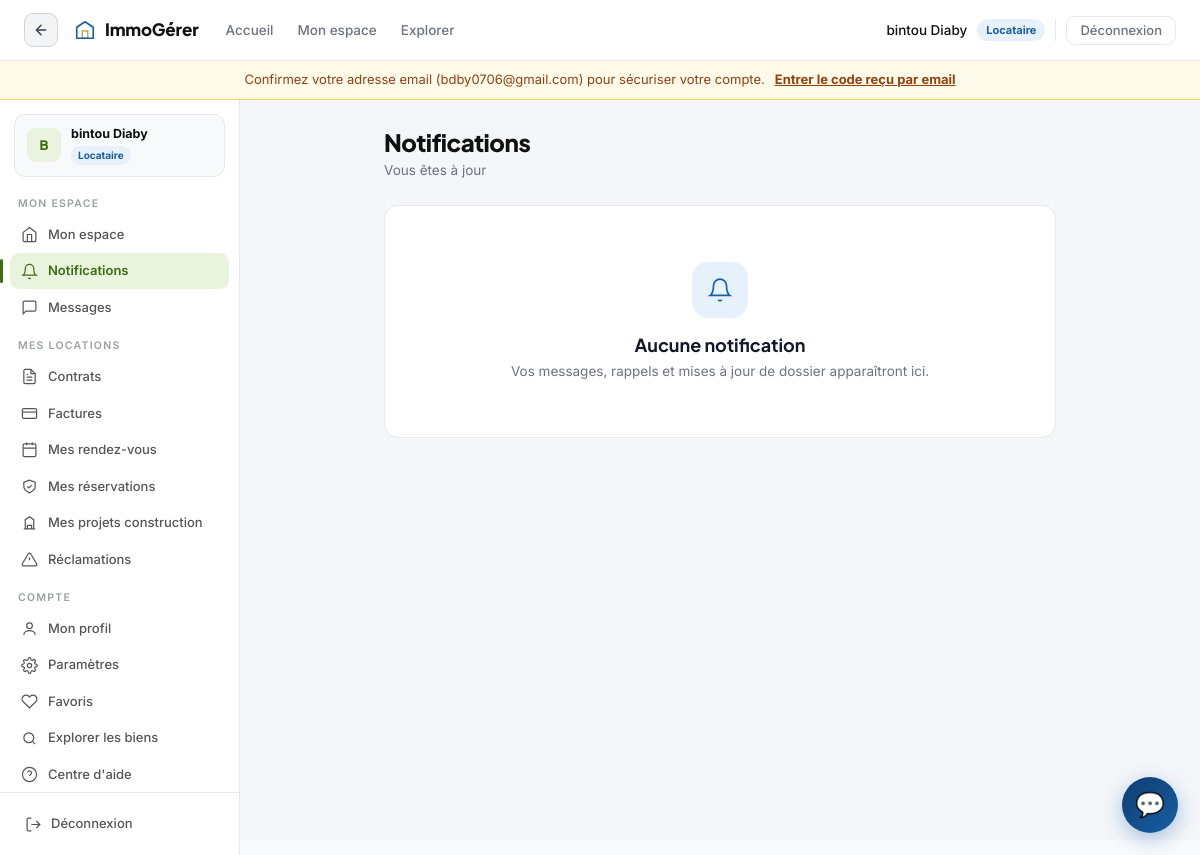
The app's page /mes-notifications/ (signed in), older data.
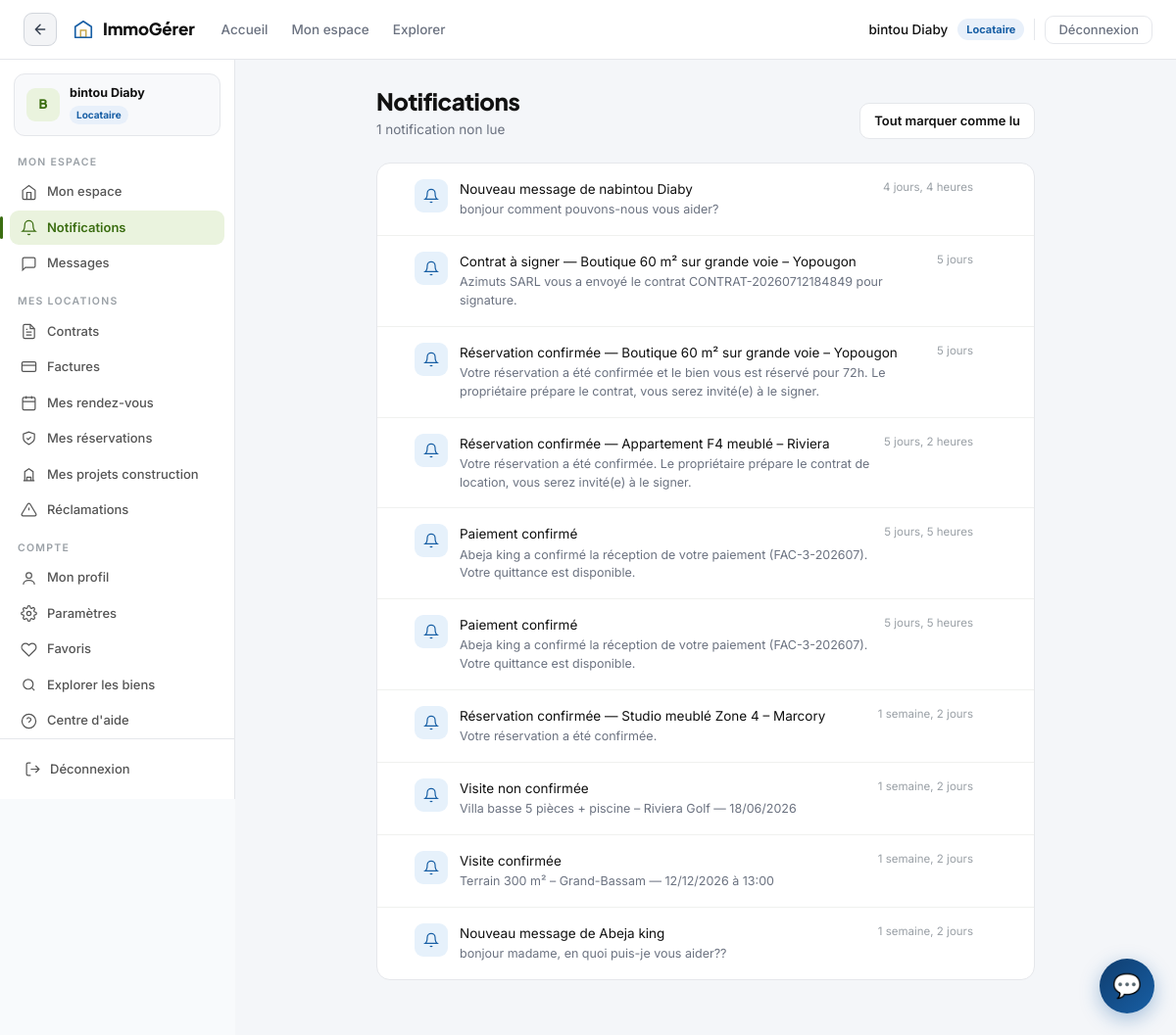
The same page, newer data.
### utilisateurs/models.py (models this page shows, shortened)
class Utilisateur(AbstractUser):
    class Role(models.TextChoices):
        PROPRIETAIRE = 'proprietaire', 'Propriétaire'
        GESTIONNAIRE = 'gestionnaire', 'Gestionnaire'
        LOCATAIRE = 'locataire', 'Locataire'
        ADMIN = 'admin', 'Administrateur'
    role = models.CharField(
        max_length=20,
        choices=Role.choices,
        default=Role.LOCATAIRE
    )
    company = models.ForeignKey(
        'Company',
        on_delete=models.SET_NULL,
        null=True,
        blank=True,
        related_name='users'
    )
    telephone = models.CharField(max_length=20, blank=True, null=True)
    adresse = models.CharField(max_length=255, blank=True, null=True)
    ville = models.CharField(max_length=100, blank=True, null=True)
    code_postal = models.CharField(max_length=10, blank=True, null=True)
    photo_profil = models.ImageField(
        upload_to='profils/',
        blank=True,
        null=True
    )
    bio = models.TextField(blank=True, null=True)
    documents_verifies = models.BooleanField(default=False)
    email_verifie = models.BooleanField(default=False)
    otp_code = models.CharField(max_length=6, blank=True, default='')
    otp_expire_le = models.DateTimeField(null=True, blank=True)
    afficher_telephone = models.BooleanField(default=True)
    afficher_email = models.BooleanField(default=False)
    accepte_appels = models.BooleanField(default=True)
    dashboard_preferences = models.JSONField(default=dict, blank=True)
    date_creation = models.DateTimeField(auto_now_add=True)
    date_modification = models.DateTimeField(auto_now=True)
    class Meta:
        verbose_name = 'Utilisateur'
        verbose_name_plural = 'Utilisateurs'
        ordering = ['-date_creation']

### dashboard/models.py (models this page shows, shortened)
class Notification(models.Model):
    class Type(models.TextChoices):
        MESSAGE = 'message', 'Nouveau message'
        VISITE = 'visite', 'Visite'
        RESERVATION = 'reservation', 'Réservation'
        DEVIS = 'devis', 'Devis'
        RECLAMATION = 'reclamation', 'Réclamation'
        PAIEMENT = 'paiement', 'Paiement'
        CONTRAT = 'contrat', 'Contrat'
        MISE_EN_DEMEURE = 'mise_en_demeure', 'Mise en demeure'
        SYSTEME = 'systeme', 'Système'
    destinataire = models.ForeignKey(
        Utilisateur, on_delete=models.CASCADE, related_name='notifications_recues'
    )
    expediteur = models.ForeignKey(
        Utilisateur, on_delete=models.SET_NULL, null=True, blank=True,
        related_name='notifications_envoyees'
    )
    type_notification = models.CharField(max_length=20, choices=Type.choices)
    titre = models.CharField(max_length=255)
    message = models.TextField(blank=True, default='')
    lien = models.CharField(max_length=255, blank=True, default='')
    lue = models.BooleanField(default=False)
    date_creation = models.DateTimeField(auto_now_add=True)
    class Meta:
        verbose_name = 'Notification'
        verbose_name_plural = 'Notifications'
        ordering = ['-date_creation']
        indexes = [
            models.Index(fields=['destinataire', 'lue']),
        ]

### dashboard/views.py (the view)
# urls.py: path('mes-notifications/', dashboard_views.notifications_locataire_view, name='mes_notifications_locataire'),
@login_required
def notifications_locataire_view(request):
    from django.shortcuts import redirect
    from .models import Notification
    from .services import NotificationService
    user = request.user
    if user.role != Utilisateur.Role.LOCATAIRE:
        return redirect('dashboard_notifications')
    notifications = list(
        Notification.objects.filter(destinataire=user).select_related('expediteur').order_by('-date_creation')[:100]
    )
    nb_non_lues = NotificationService.unread_count(user)
    return render(request, 'notifications_locataire.html', {
        'notifications': notifications,
        'nb_non_lues': nb_non_lues,
    })

### dashboard/services.py (called while the page is built)
    @staticmethod
    def unread_count(user):
        from construction.models import NotificationConstruction
        return (
            Notification.objects.filter(destinataire=user, lue=False).count()
            + NotificationConstruction.objects.filter(destinataire=user, lue=False).count()
        )

### templates/notifications_locataire.html (shortened to what this page needs)
{% extends "base.html" %}
{% block body %}
<div class="me-page">
  <div class="me-wrap">
    <div class="me-greeting">
      <div>
        <h1>Notifications</h1>
        <p>{% if nb_non_lues %}{{ nb_non_lues }} notification{{ nb_non_lues|pluralize }} non lue{{ nb_non_lues|pluralize }}{% else %}Vous êtes à jour{% endif %}</p>
      </div>
      {% if nb_non_lues %}
      <form method="post" action="{% url 'notifications_marquer_toutes_lues' %}">
        <button type="submit" class="ig-btn-full">Tout marquer comme lu</button>
      </form>
      {% endif %}
    </div>
    {% if notifications %}
    <div class="me-card">
      {% for n in notifications %}
      <div class="nitem {% if not n.lue %}non-lue{% endif %}">
        <a class="nitem-link" href="/dashboard/notifications/lire/{{ n.id }}/?next={{ n.lien|default:'/mes-notifications/' }}">
          <span class="ic"><svg viewBox="0 0 24 24"><path d="M18 8a6 6 0 1 0-12 0c0 7-3 9-3 9h18s-3-2-3-9M13.7 21a2 2 0 0 1-3.4 0"/></svg></span>
          <div class="body">
            <div class="t">{{ n.titre }}</div>
            <div class="d">{{ n.message }}</div>
          </div>
          <div class="when">{{ n.date_creation|timesince }}</div>
        </a>
        <form method="post" action="{% url 'notification_supprimer' n.id %}" class="ndel" onsubmit="return confirm('Supprimer cette notification ?');">
        </form>
      </div>
      {% endfor %}
    </div>
    {% else %}
    <div class="me-empty">
      <div class="eic"><svg viewBox="0 0 24 24"><path d="M18 8a6 6 0 1 0-12 0c0 7-3 9-3 9h18s-3-2-3-9M13.7 21a2 2 0 0 1-3.4 0"/></svg></div>
      <h3>Aucune notification</h3>
      <p>Vos messages, rappels et mises à jour de dossier apparaîtront ici.</p>
    </div>
    {% endif %}
  </div>
</div>
{% endblock %}

### templates/includes/main_navbar.html (shortened to what this page needs)
<nav class="ig-nav" role="navigation" aria-label="Navigation principale">
  <div class="ig-nav-inner">
    <button onclick="history.back()" class="ig-backbtn" title="Retour">
      <svg viewBox="0 0 24 24"><path d="M19 12H5M12 5l-7 7 7 7"/></svg>
    </button>
    <a class="ig-brand" href="/">
      <svg width="22" height="22" viewBox="0 0 24 24" fill="none">
        <path d="M3 21V9l9-6 9 6v12" stroke="#185FA5" stroke-width="1.8" stroke-linejoin="round"/>
        <rect x="9" y="13" width="6" height="8" stroke="#C9A84C" stroke-width="1.6"/>
        <path d="M3 21h18" stroke="#185FA5" stroke-width="1.8" stroke-linecap="round"/>
      </svg>
      ImmoGérer
    </a>
    {% if request.user.is_authenticated %}
    {% if request.user.role == 'locataire' %}
    <ul class="ig-navlinks">
      <li><a href="/guest/" {% if request.resolver_match.url_name == 'guest_landing' %}class="ig-active"{% endif %}>Accueil</a></li>
      <li><a href="/mon-espace/" {% if request.resolver_match.url_name == 'mon_espace_locataire' %}class="ig-active"{% endif %}>Mon espace</a></li>
      <li><a href="/explorer/" {% if request.resolver_match.url_name == 'explorer' %}class="ig-active"{% endif %}>Explorer</a></li>
    </ul>
    {% endif %}
    <div class="ig-actions">
      <span class="ig-username">{{ request.user.get_full_name|default:request.user.username }}</span>
      <span class="ig-role-badge {{ request.user.role }}">{{ request.user.get_role_display }}</span>
      <form method="post" action="{% url 'logout' %}" style="margin:0">
        <button type="submit" class="ig-btn-logout">Déconnexion</button>
      </form>
    </div>
    {% endif %}
  </div>
</nav>
{% if request.user.is_authenticated and request.user.email and not request.user.email_verifie %}
<div style="background:#FFFBEB;border-bottom:1px solid #FCD34D;padding:9px 20px;font-size:13px;color:#92400E;display:flex;align-items:center;justify-content:center;gap:10px;flex-wrap:wrap">
  <span>Confirmez votre adresse email ({{ request.user.email }}) pour sécuriser votre compte.</span>
  <a href="{% url 'confirmer_email' %}" style="color:#92400E;font-weight:700;text-decoration:underline">Entrer le code reçu par email</a>
</div>
{% endif %}

### templates/dashboard/includes/sidebar_locataire.html (shortened to what the changed rows need)
{% with user_initial=request.user.first_name|first|upper|default:request.user.username|first|upper %}
<aside class="ig-loc-sidebar">
  <div class="ig-ls-user">
    <div style="min-width:0">
      <div class="ig-ls-name">{{ request.user.get_full_name|default:request.user.username }}</div>
      <div class="ig-ls-role">Locataire</div>
    </div>
  </div>
</aside>
{% endwith %}

Row changes from the older to the newer data that the page shows:
changed Utilisateur "bintou Diaby": email_verifie False → True (drawn); user.email "bdby0706@gmail.com" → (not shown)
added Notification: titre "Nouveau message de nabintou Diaby", message "bonjour comment pouvons-nous vous aider?", date_creation "4 jours, 4 heures"
added Notification: titre "Contrat à signer — Boutique 60 m² sur grande voie – Yopougon", message "Azimuts SARL vous a envoyé le contrat CONTRAT-20260712184849 pour signature.", date_creation "5 jours"
added Notification: titre "Réservation confirmée — Boutique 60 m² sur grande voie – Yopougon", message "Votre réservation a été confirmée et le bien vous est réservé pour 72h. Le propriétaire prépare le contrat, vous serez invité(e) à le signer.", date_creation "5 jours"
added Notification: titre "Réservation confirmée — Appartement F4 meublé – Riviera", message "Votre réservation a été confirmée. Le propriétaire prépare le contrat de location, vous serez invité(e) à le signer.", date_creation "5 jours, 2 heures"
added Notification: titre "Paiement confirmé", message "Abeja king a confirmé la réception de votre paiement (FAC-3-202607). Votre quittance est disponible.", date_creation "5 jours, 5 heures"
added Notification: titre "Paiement confirmé", message "Abeja king a confirmé la réception de votre paiement (FAC-3-202607). Votre quittance est disponible.", date_creation "5 jours, 5 heures"
added Notification: titre "Réservation confirmée — Studio meublé Zone 4 – Marcory", message "Votre réservation a été confirmée.", date_creation "1 semaine, 2 jours"
added Notification: titre "Visite non confirmée", message "Villa basse 5 pièces + piscine – Riviera Golf — 18/06/2026", date_creation "1 semaine, 2 jours"
added Notification: titre "Visite confirmée", message "Terrain 300 m² – Grand-Bassam — 12/12/2026 à 13:00", date_creation "1 semaine, 2 jours"
added Notification: titre "Nouveau message de Abeja king", message "bonjour madame, en quoi puis-je vous aider??", date_creation "1 semaine, 2 jours"
Text that changed along with them:
{{ nb_non_lues }}: (not shown) → "1"
text no longer shown: "Confirmez votre adresse email ( ) pour sécuriser votre compte. Entrer le code reçu par email Vous êtes à jour Aucune notification Vos messages, rappels et mises à jour de dossier apparaîtront ici."
text now shown: "notification non lue Tout marquer comme lu"
